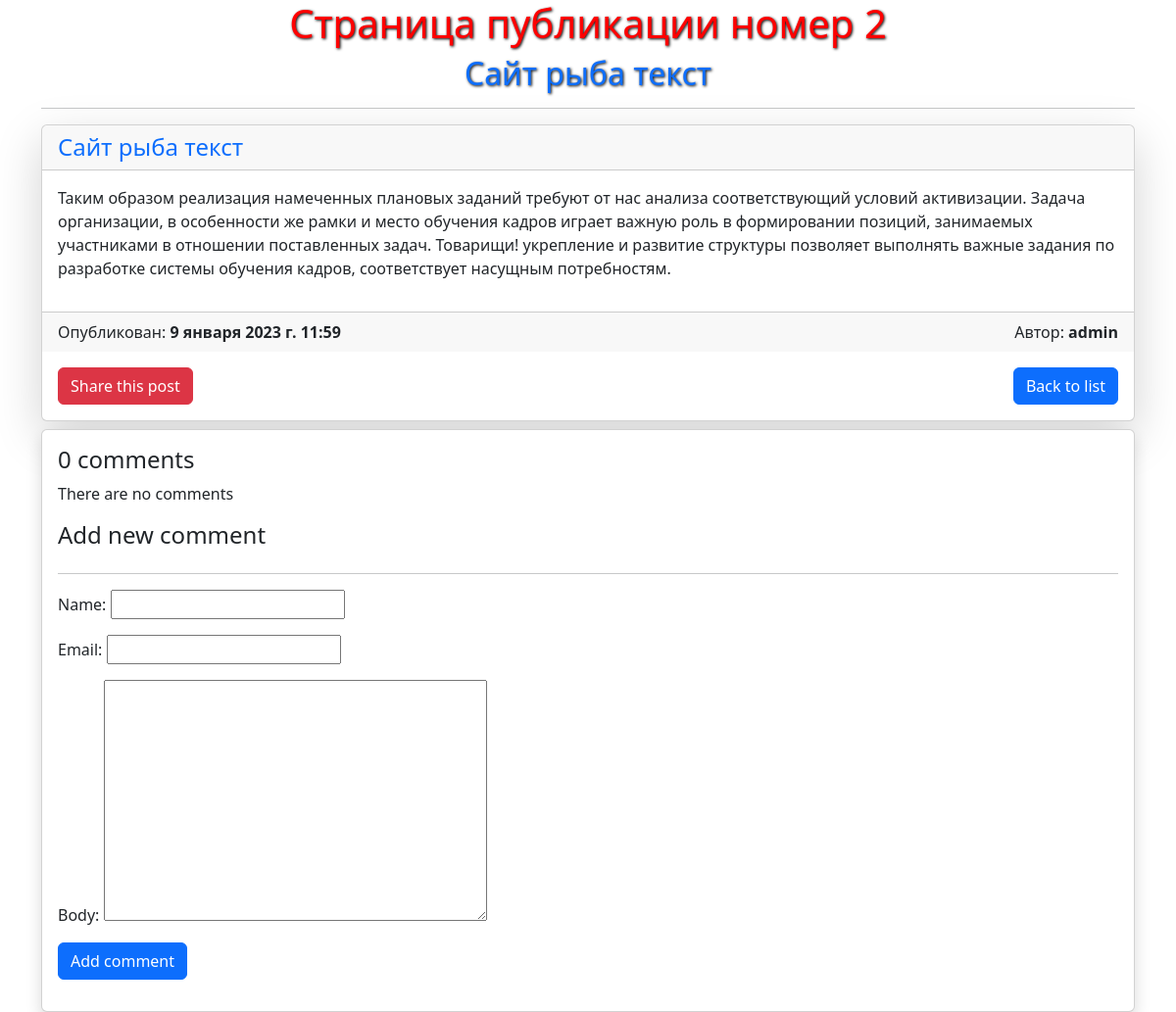
/blog/2023/1/9/sajt-ryba-tekst/, run on an earlier commit of the app's database.
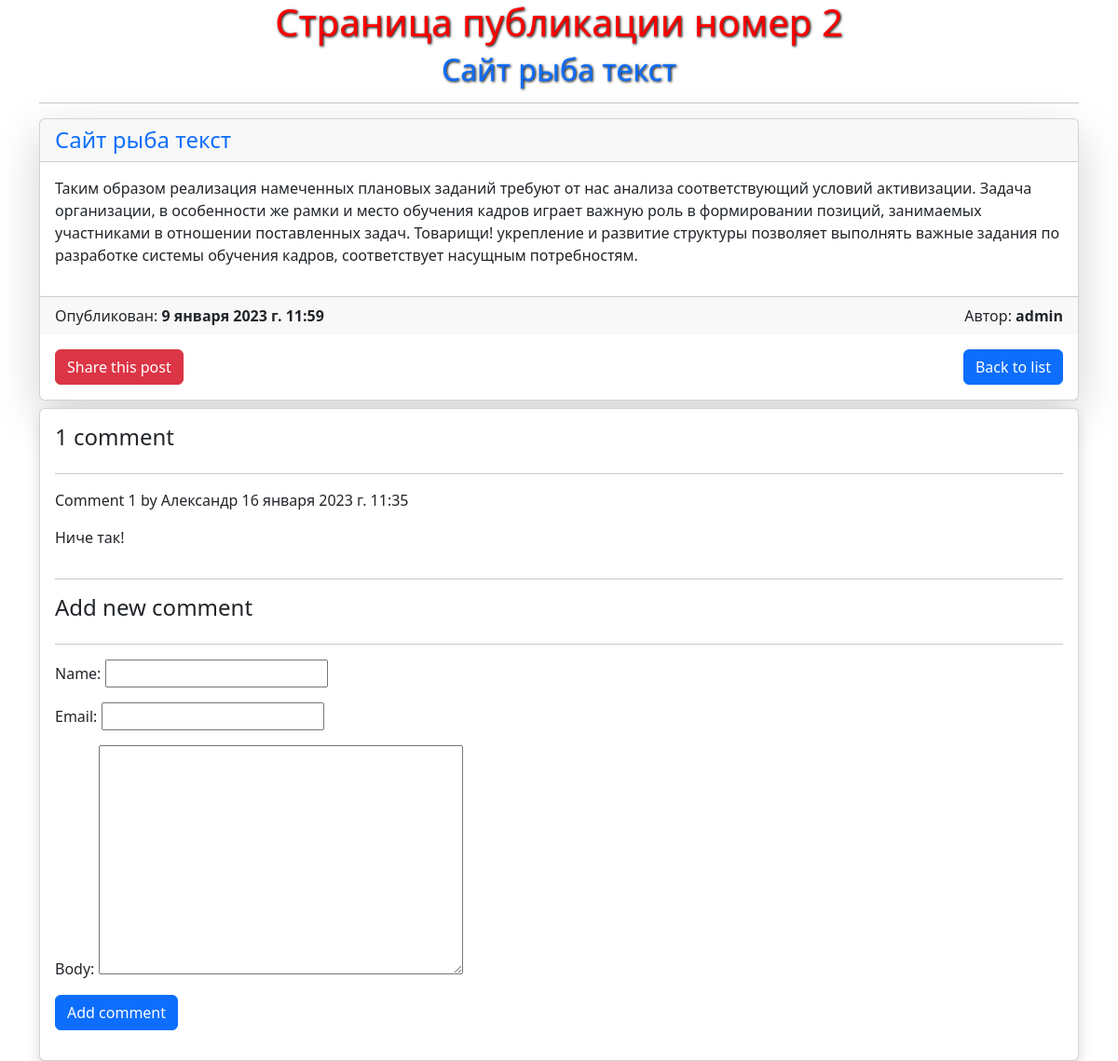
And on a later commit of the database.
### blog/models.py (models this page shows, shortened)
class Comment(models.Model):
    post = models.ForeignKey(Post, on_delete=models.CASCADE, related_name='comments')
    name = models.CharField(max_length=80)
    email = models.EmailField()
    body = models.TextField()
    created = models.DateTimeField(auto_now_add=True)
    updated = models.DateTimeField(auto_now=True)
    active = models.BooleanField(default=True)
    class Meta:
        ordering = ['created']
        indexes = [
            models.Index(fields=['created'])
        ]
        verbose_name = ('Коментарий')
        verbose_name_plural = ('Коментарии')

### blog/views.py (the view)
def post_detail(request, year, month, day, post):
    post = get_object_or_404(Post,
                             status=Post.Status.PUBLISHED,
                             slug=post,
                             publish__year=year,
                             publish__month=month,
                             publish__day=day)
    comments = post.comments.filter(active=True)
    form = CommentForm()
    return render(request, 'blog/post/detail.html', {'post': post, 'comments': comments, 'form': form})

### blog/forms.py
class CommentForm(forms.ModelForm):
    class Meta:
        model = Comment
        fields = ['name', 'email', 'body']

### templates/blog/post/detail.html (shortened to what this page needs)
{% extends 'blog/base.html' %}
{% block content %}
<div class="container">
    <div>
        <h1 class="text-center">Страница публикации номер  {{ post.id }}</h1>
        <h2 class="text-center text-primary">{{ post.title }}</h2>
    </div>
    <hr>
    <div class="card mb-2 shadow-lg">
            <h4 class="card-header text-primary">{{ post.title }}</h4>
            <p class="card-body">{{ post.body }}</p>
        <div class="card-footer d-flex justify-content-between">
            <div>
                Опубликован: <strong>{{ post.publish }}</strong>
            </div>
            <div>
                Автор: <strong class="text-end">{{ post.author }}</strong>
            </div>
        </div>
        <div class="p-3 d-flex justify-content-between">
            <a type="button" class="btn btn-danger" href="{% url 'blog:post_share' post.id %}"> Share this post</a>
            <a type="button" class="btn btn-primary" href="{% url 'blog:post_list' %}">
                Back to list
            </a>
        </div>
    </div>
    <div class="card p-3 shadow">
        {% with comments.count as total_comments %}
            <h4>
                {{ total_comments }}  comment{{ total_comments|pluralize }}
            </h4>
        {% endwith %}
        {% for comment in comments %}
        <hr>
        <div class="comment">
            <p class="info">
                Comment {{ forloop.counter }}  by  {{ comment.name }}
                {{ comment.created }}
            </p>
            {{ comment.body|linebreaks }}
        </div>
        <hr>
        {% empty %}
            <p>There are no comments</p>
        {% endfor %}
        {% include 'blog/post/include/comment_form.html' %}
    </div>
</div>
{% endblock %}

What changed in the data, as far as the page shows it:
added Comment: name "Александр", created "16 января 2023 г. 11:35", body "Ниче так!"
Also different on the page:
{{ total_comments }}: "0" → "1"
text no longer shown: "There are no comments"
